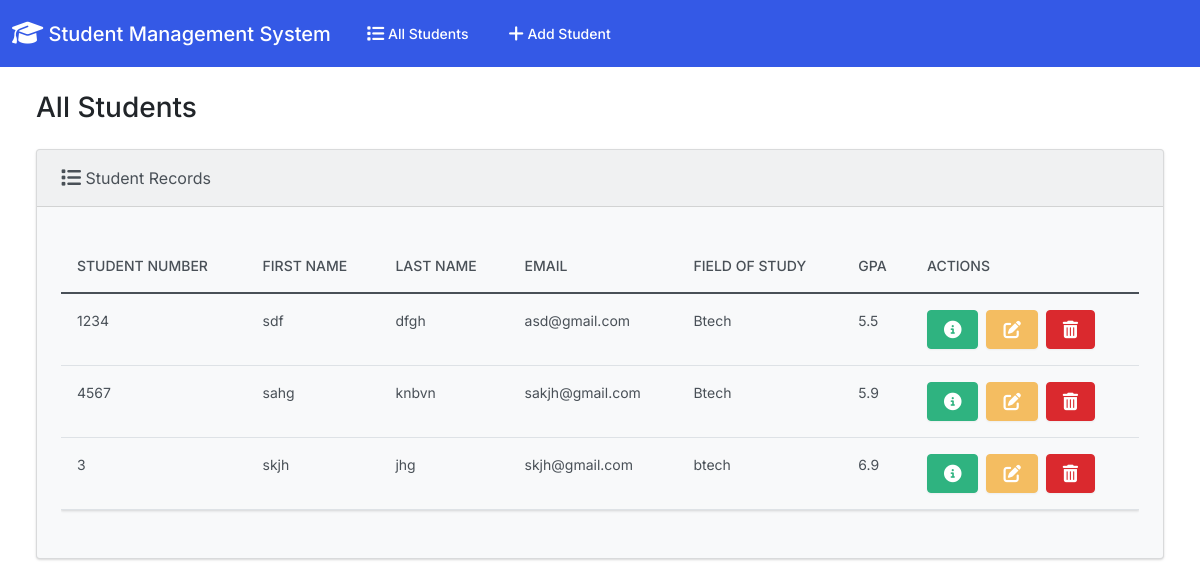
The page / on the database its author committed.
### students/models.py (models this page shows, shortened)
class Student(models.Model):
  student_number = models.PositiveIntegerField()
  first_name = models.CharField(max_length=50)
  last_name = models.CharField(max_length=50)
  email = models.EmailField(max_length=100)
  field_of_study = models.CharField(max_length=50)
  gpa = models.FloatField()

### students/views.py (the view)
# urls.py: path('', views.index, name='index'),
def index(request):
  return render(request, 'students/index.html', {
    'students': Student.objects.all()
  })

### students/templates/students/index.html (shortened to what this page needs)
{% extends "students/base.html" %}
{% block body %}
<h3 class="m-4">All Students</h3>
<div class="row">
  <div class="col-12">
    {% if students %}
    <div class="card bg-light ms-4 me-4 mb-4">
      <div class="card-header">
        <i class="fa-solid fa-list fa-lg"></i> Student Records
      </div>
      <div class="card-body">
        <p class="card-text">
          <div class="table-responsive">
            <table class="table table-hover">
              <thead>
                <tr>
                  <th scope="col">Student Number</th>
                  <th scope="col">First Name</th>
                  <th scope="col">Last Name</th>
                  <th scope="col">Email</th>
                  <th scope="col">Field of Study</th>
                  <th scope="col">GPA</th>
                  <th scope="col">Actions</th>
                </tr>
              </thead>
              <tbody>
                {% for student in students %}
                  <tr>
                    <td>{{ student.student_number }}</td>
                    <td>{{ student.first_name }}</td>
                    <td>{{ student.last_name }}</td>
                    <td>{{ student.email }}</td>
                    <td>{{ student.field_of_study }}</td>
                    <td>{{ student.gpa }}</td>
                    <td>
                      <button type="button" class="btn btn-success me-1" href="{% url 'view_student' student.id %}" data-bs-toggle="modal" data-bs-target="#myModal{{student.id}}">
                      </button>
                      <a class="btn btn-warning me-1" href="{% url 'edit' student.id %}">
                      </a>
                      <button type="button" class="btn btn-danger" data-bs-toggle="modal" data-bs-target="#delete{{student.id}}">
                      </button>
                    </td>
                  </tr>
                {% endfor %}
              </tbody>
            </table>
          </div>
        </p>
      </div>
    </div>
    {% else %}
      <h5 class="alert alert-primary ms-4 me-4">No Student Records</h5>
    {% endif %}
  </div>
</div>
{% endblock %}

### students/templates/students/base.html (shortened to what this page needs)
{% load static %}
<!DOCTYPE html>
<html lang="en">
  <head>
    <link rel="stylesheet" href="https://cdnjs.cloudflare.com/ajax/libs/font-awesome/6.1.1/css/all.min.css">
    <link href="{% static 'css/bootstrap.min.css' %}" rel="stylesheet">
  </head>
  <body class="d-flex flex-column min-vh-100">
    <nav class="navbar navbar-expand-lg navbar-dark bg-primary">
      <div class="container-fluid">
        <a class="navbar-brand" href="{% url 'index' %}">
          <i class="fa-solid fa-graduation-cap fa-lg"></i> Student Management System
        </a>
        <div class="collapse navbar-collapse" id="navbarColor01">
          <ul class="navbar-nav me-auto">
            <li class="nav-item">
              <a class="nav-link" href="{% url 'index' %}">
                 All Students
              </a>
            </li>
            <li class="nav-item">
              <a class="nav-link" href="{% url 'add' %}">
                 Add Student
              </a>
            </li>
          </ul>
        </div>
      </div>
    </nav>
    <div class="container-fluid">
      {% block body %}
      {% endblock %}
    </div>
  </body>
</html>

### rows shown on the page
Student: student_number "1234", first_name "sdf", last_name "dfgh", email "asd@gmail.com", field_of_study "Btech", gpa "5.5"
Student: student_number "4567", first_name "sahg", last_name "knbvn", email "sakjh@gmail.com", field_of_study "Btech", gpa "5.9"
Student: student_number "3", first_name "skjh", last_name "jhg", email "skjh@gmail.com", field_of_study "btech", gpa "6.9"
